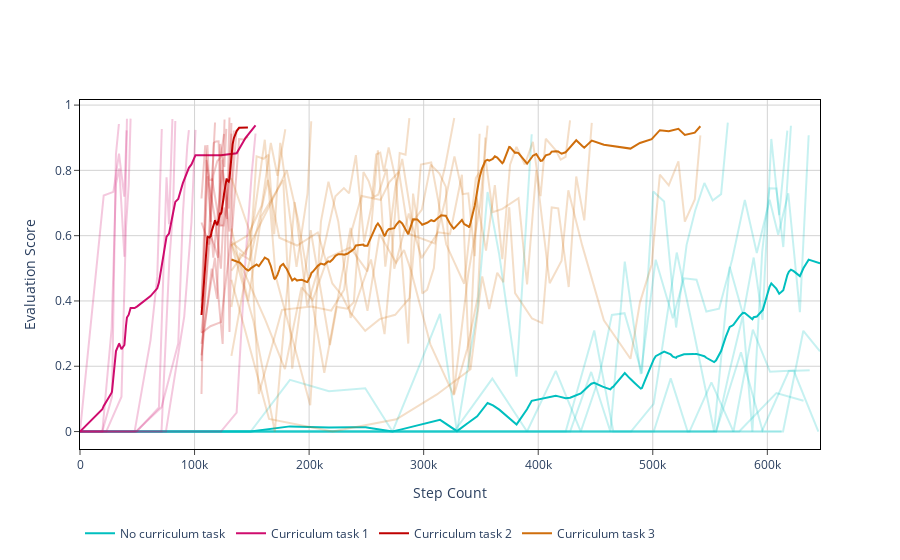

Write notebook code for a chart like this one.
### Code cell
vis.plot_trajectories(
    [ppo_stats_nocurr, ppo_stats_curr],
    time_domain='steps',
    show_run_traces=True,
)
